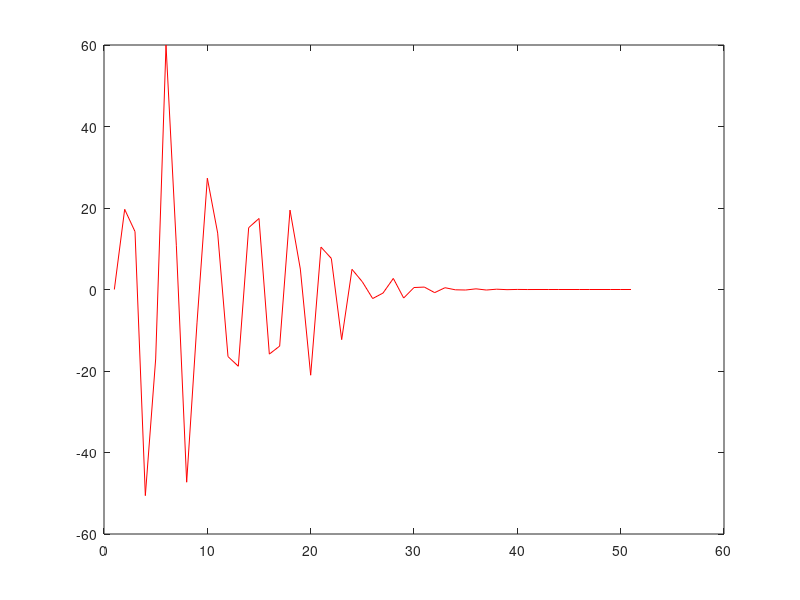

Here is the MATLAB script that generated this plot:


% Initial Parameters
cfl    = 0.5;
u      = 0.08;
deltax = 1/50; % at least 51 grid points
deltat = cfl*deltax/u;
t_end  = 8 ;

% grid
x = 0:deltax:1;
t = 0:deltat:t_end;
X = length(x);
N = length(t);
T = zeros(N,X);

% Initial Condition
T(1,1:12)  = 1.-(10.*x(1:12)-1).^2;
T(1,12:51) = 0;

% Numerical Scheme:
for  n=1:N-1
    T(n+1,1) = 0; T(n+1,X) = 0;
    for j=2:X-1
    T(n+1,j) = T(n,j) + 1/2*cfl*(T(n,j+1) - T(n,j-1));
    end
end

plot(T(N,:),'red')
plot(T(N,:),'red')